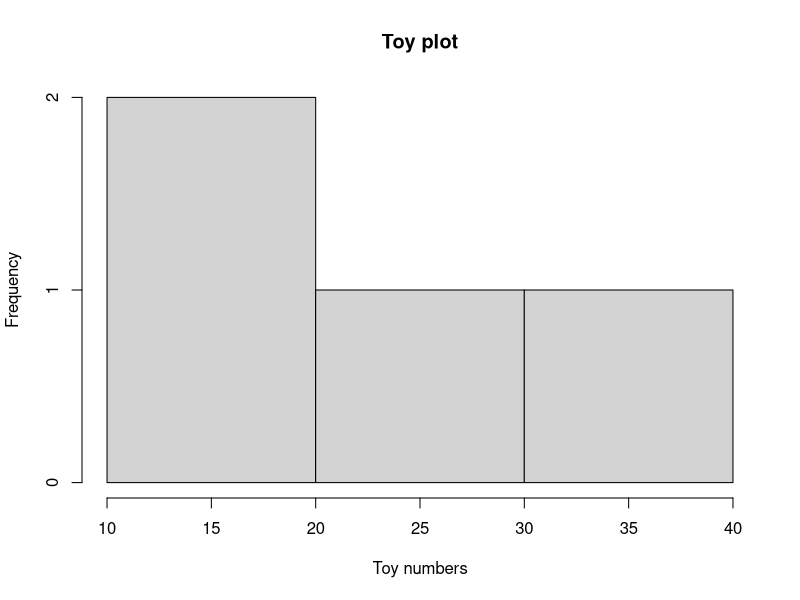

Generate this figure with R:
## ---- chunk 1
## Because include=FALSE, won't appear in your compiled document

## This chunk sets global options for the full document, such as how big the figures should be
knitr::opts_chunk$set(echo = TRUE,  fig.width = 5, fig.height = 4, fig.align = "center", tidy = TRUE)
## ---- chunk 2
2 + 2
## ---- chunk 3
sum53 <- 5 + 3
sum53
## ---- chunk 4
hist(c(10, 20, 30, 40),
     main = "Toy plot",
     xlab = "Toy numbers")
